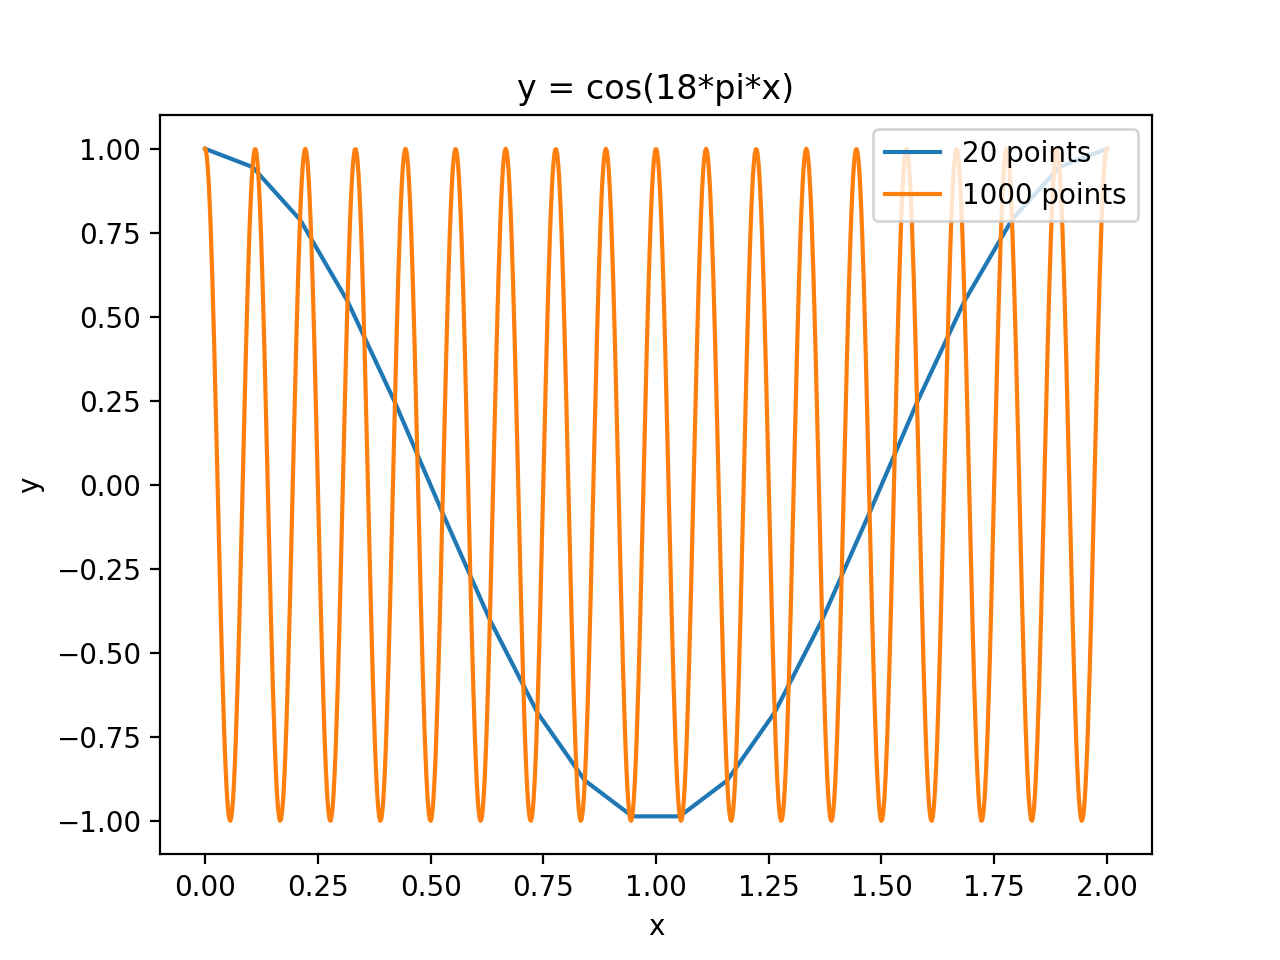

Write the Python code that produced this figure.
# H.P.L. - A Primer on Scientific Programming with Python
# Ex 5.29

# import necessary libraries
import numpy as np
import matplotlib.pyplot as plt

# plot cos(18*pi*x) for 20 points
x = np.linspace(0, 2, 20)
y = np.cos(18 * np.pi * x)

plt.plot(x, y, label="20 points")

# plot the function for 1000 points
x = np.linspace(0, 2, 1000)
y = np.cos(18 * np.pi * x)

plt.plot(x, y, label="1000 points")

plt.xlabel("x")
plt.ylabel("y")
plt.legend(loc="upper right")
plt.title("y = cos(18*pi*x)")
plt.show()
